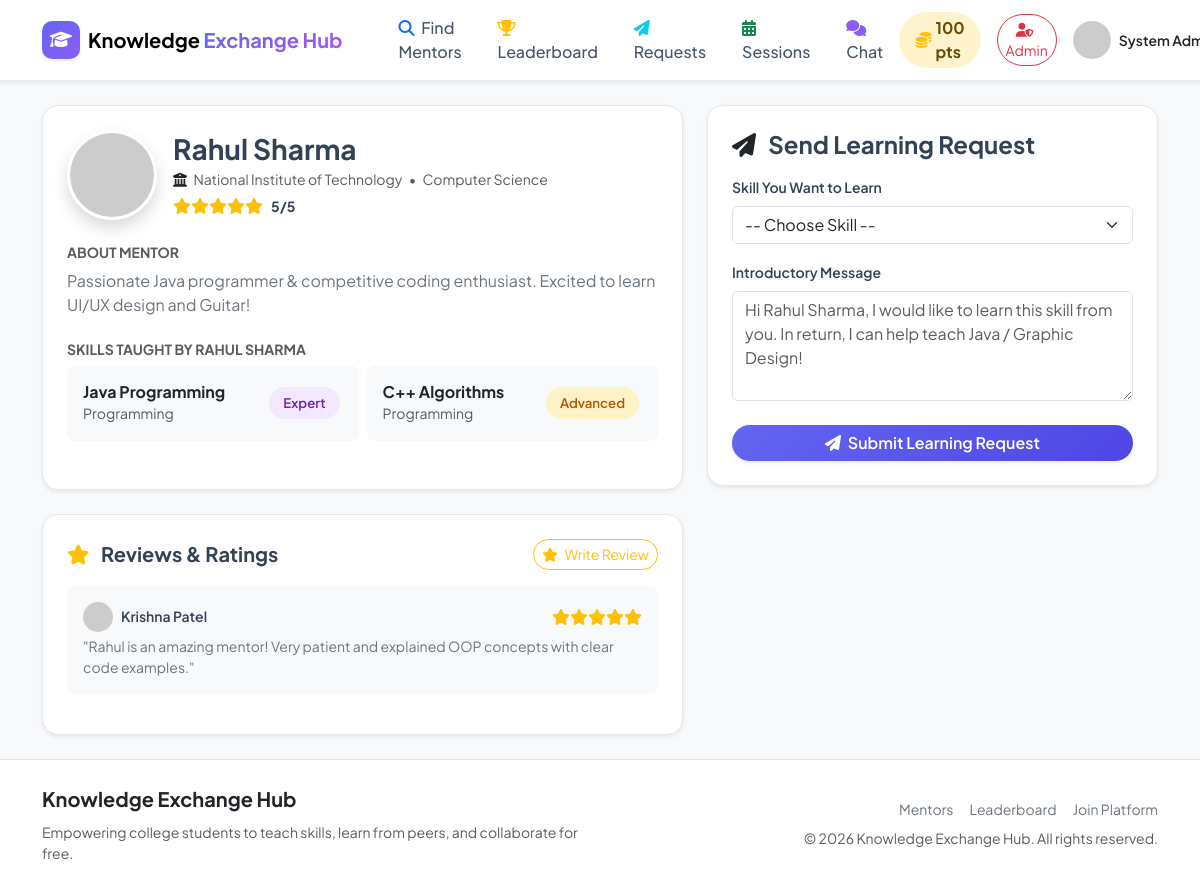
The page /mentor-details.php?id=2 (signed in) on the database its author committed.
### tables this page shows
CREATE TABLE IF NOT EXISTS `users` (
  `id` INT AUTO_INCREMENT PRIMARY KEY,
  `name` VARCHAR(100) NOT NULL,
  `email` VARCHAR(150) NOT NULL UNIQUE,
  `password` VARCHAR(255) NOT NULL,
  `profile_photo` VARCHAR(255) DEFAULT 'default_avatar.png',
  `college` VARCHAR(150) DEFAULT NULL,
  `department` VARCHAR(100) DEFAULT NULL,
  `bio` TEXT DEFAULT NULL,
  `points` INT DEFAULT 0,
  `is_admin` TINYINT(1) DEFAULT 0,
  `is_blocked` TINYINT(1) DEFAULT 0,
  `created_at` DATETIME DEFAULT CURRENT_TIMESTAMP
);

CREATE TABLE IF NOT EXISTS `user_skills` (
  `id` INT AUTO_INCREMENT PRIMARY KEY,
  `user_id` INT NOT NULL,
  `skill_id` INT NOT NULL,
  `skill_type` ENUM('teach', 'learn') NOT NULL,
  `proficiency_level` ENUM('Beginner', 'Intermediate', 'Advanced', 'Expert') DEFAULT 'Intermediate',
  FOREIGN KEY (`user_id`) REFERENCES `users`(`id`) ON DELETE CASCADE,
  FOREIGN KEY (`skill_id`) REFERENCES `skills`(`id`) ON DELETE CASCADE
);

CREATE TABLE IF NOT EXISTS `skills` (
  `id` INT AUTO_INCREMENT PRIMARY KEY,
  `skill_name` VARCHAR(100) NOT NULL,
  `category_id` INT NOT NULL,
  `created_at` DATETIME DEFAULT CURRENT_TIMESTAMP,
  FOREIGN KEY (`category_id`) REFERENCES `categories`(`id`) ON DELETE CASCADE
);

CREATE TABLE IF NOT EXISTS `categories` (
  `id` INT AUTO_INCREMENT PRIMARY KEY,
  `category_name` VARCHAR(100) NOT NULL UNIQUE,
  `created_at` DATETIME DEFAULT CURRENT_TIMESTAMP
);

CREATE TABLE IF NOT EXISTS `reviews` (
  `id` INT AUTO_INCREMENT PRIMARY KEY,
  `session_id` INT DEFAULT NULL,
  `reviewer_id` INT NOT NULL,
  `reviewed_user_id` INT NOT NULL,
  `rating` TINYINT NOT NULL CHECK (`rating` BETWEEN 1 AND 5),
  `review_text` TEXT DEFAULT NULL,
  `created_at` DATETIME DEFAULT CURRENT_TIMESTAMP,
  FOREIGN KEY (`session_id`) REFERENCES `sessions`(`id`) ON DELETE SET NULL,
  FOREIGN KEY (`reviewer_id`) REFERENCES `users`(`id`) ON DELETE CASCADE,
  FOREIGN KEY (`reviewed_user_id`) REFERENCES `users`(`id`) ON DELETE CASCADE
);

### includes/auth-check.php (called while the page is built, shortened)
<?php
require_once __DIR__ . '/db.php';
$stmt = $pdo->prepare("SELECT * FROM users WHERE id = ?");
$stmt->execute([$_SESSION['user_id']]);
$current_user = $stmt->fetch();
?>

### mentor-details.php (the view, shortened to what this page needs)
<?php
require_once __DIR__ . '/includes/auth-check.php';
require_once __DIR__ . '/includes/functions.php';
$mentor_id = filter_input(INPUT_GET, 'id', FILTER_VALIDATE_INT);
$stmt = $pdo->prepare("SELECT * FROM users WHERE id = ? AND is_blocked = 0 AND is_admin = 0");
$stmt->execute([$mentor_id]);
$mentor = $stmt->fetch();
$is_self = ($mentor_id === (int)$current_user['id']);
$stmt = $pdo->prepare("
    SELECT us.*, s.id as skill_id, s.skill_name, c.category_name
    FROM user_skills us
    JOIN skills s ON us.skill_id = s.id
    JOIN categories c ON s.category_id = c.id
    WHERE us.user_id = ? AND us.skill_type = 'teach'
");
$stmt->execute([$mentor_id]);
$mentor_skills = $stmt->fetchAll();
$rating_info = get_user_rating($pdo, $mentor_id);
$stmt = $pdo->prepare("
    SELECT r.*, u.name as reviewer_name, u.profile_photo as reviewer_photo
    FROM reviews r
    JOIN users u ON r.reviewer_id = u.id
    WHERE r.reviewed_user_id = ?
    ORDER BY r.created_at DESC
");
$stmt->execute([$mentor_id]);
$reviews = $stmt->fetchAll();
require_once __DIR__ . '/includes/header.php';
require_once __DIR__ . '/includes/navbar.php';
?>
<div class="container py-4">
    <div class="row g-4">
        <div class="col-lg-7">
            <div class="keh-card p-4 shadow-sm mb-4">
                <div class="d-flex align-items-center gap-3 mb-4">
                    <img src="/KEH/uploads/profile_photos/<?= e($mentor['profile_photo']) ?>"
                         onerror="this.src='https://ui-avatars.com/api/?name=<?= urlencode($mentor['name']) ?>&background=6366f1&color=fff';"
                         alt="<?= e($mentor['name']) ?>" class="mentor-avatar shadow" style="width: 90px; height: 90px;">
                    <div>
                        <h3 class="fw-bold mb-1"><?= e($mentor['name']) ?></h3>
                        <p class="text-muted small mb-1">
                            <i class="fas fa-university text-dark me-1"></i> <?= e($mentor['college'] ?? 'College') ?>
                            <span class="mx-1">•</span> <?= e($mentor['department'] ?? 'Department') ?>
                        </p>
                        <div class="d-flex align-items-center gap-2">
                            <?= render_stars($rating_info['avg']) ?>
                            <span class="fw-bold small"><?= $rating_info['avg'] > 0 ? $rating_info['avg'] . '/5' : 'New Mentor' ?></span>
                        </div>
                    </div>
                </div>
                <div class="mb-4">
                    <h6 class="fw-bold text-muted small text-uppercase">About Mentor</h6>
                    <p class="text-secondary mb-0"><?= !empty($mentor['bio']) ? nl2br(e($mentor['bio'])) : 'No detailed bio provided.' ?></p>
                </div>
                <div class="mb-4">
                    <h6 class="fw-bold text-muted small text-uppercase mb-2">Skills Taught by <?= e($mentor['name']) ?></h6>
                    <?php if (empty($mentor_skills)): ?>
                        <p class="text-muted small mb-0">No active skills listed for teaching.</p>
                    <?php else: ?>
                        <div class="row g-2">
                            <?php foreach ($mentor_skills as $ms): ?>
                                <?php
                                    $badgeClass = 'badge-prof-intermediate';
                                    if ($ms['proficiency_level'] === 'Advanced') $badgeClass = 'badge-prof-advanced';
                                    if ($ms['proficiency_level'] === 'Expert') $badgeClass = 'badge-prof-expert';
                                ?>
                                <div class="col-md-6">
                                    <div class="p-3 bg-light rounded-3 d-flex align-items-center justify-content-between">
                                        <div>
                                            <h6 class="fw-bold mb-0 text-dark"><?= e($ms['skill_name']) ?></h6>
                                            <span class="text-muted small"><?= e($ms['category_name']) ?></span>
                                        </div>
                                        <span class="skill-chip <?= $badgeClass ?>"><?= e($ms['proficiency_level']) ?></span>
                                    </div>
                                </div>
                            <?php endforeach; ?>
                        </div>
                    <?php endif; ?>
                </div>
            </div>
            <div class="keh-card p-4 shadow-sm">
                <div class="d-flex justify-content-between align-items-center mb-3">
                    <h5 class="fw-bold mb-0"><i class="fas fa-star text-warning me-2"></i> Reviews &amp; Ratings</h5>
                    <?php if (!$is_self): ?>
                        <button class="btn btn-sm btn-outline-warning rounded-pill" type="button" data-bs-toggle="collapse" data-bs-target="#mentorReviewForm">
                            <i class="fas fa-star me-1"></i> Write Review
                        </button>
                    <?php endif; ?>
                </div>
                <?php if (empty($reviews)): ?>
                    <p class="text-muted small mb-0">No reviews yet for this mentor.</p>
                <?php else: ?>
                    <?php foreach ($reviews as $rev): ?>
                        <div class="p-3 bg-light rounded-3 mb-3">
                            <div class="d-flex align-items-center justify-content-between mb-1">
                                <div class="d-flex align-items-center gap-2">
                                    <img src="/KEH/uploads/profile_photos/<?= e($rev['reviewer_photo']) ?>"
                                         onerror="this.src='https://ui-avatars.com/api/?name=<?= urlencode($rev['reviewer_name']) ?>&background=6366f1&color=fff';"
                                         alt="Reviewer" class="rounded-circle" width="30" height="30">
                                    <span class="fw-semibold small"><?= e($rev['reviewer_name']) ?></span>
                                </div>
                                <div><?= render_stars($rev['rating']) ?></div>
                            </div>
                            <p class="text-secondary small mb-0">"<?= e($rev['review_text']) ?>"</p>
                        </div>
                    <?php endforeach; ?>
                <?php endif; ?>
            </div>
        </div>
        <div class="col-lg-5">
            <div class="keh-card p-4 shadow-sm sticky-top" style="top: 90px;">
                <h4 class="fw-bold mb-3"><i class="fas fa-paper-plane text-dark me-2"></i> Send Learning Request</h4>
                <?php if ($is_self): ?>
                    <div class="alert alert-info">
                        <i class="fas fa-info-circle me-1"></i> This is your own mentor profile.
                    </div>
                <?php elseif (empty($mentor_skills)): ?>
                    <div class="alert alert-warning">
                        <i class="fas fa-exclamation-triangle me-1"></i> This mentor has not listed any teaching skills yet.
                    </div>
                <?php else: ?>
                    <form action="mentor-details.php?id=<?= $mentor_id ?>" method="POST">
                        <div class="mb-3">
                            <label for="skill_id" class="form-label fw-semibold small">Skill You Want to Learn</label>
                            <select class="form-select" id="skill_id" name="skill_id" required>
                                <option value="">-- Choose Skill --</option>
                            </select>
                        </div>
                        <div class="mb-4">
                            <label for="message" class="form-label fw-semibold small">Introductory Message</label>
                            <textarea class="form-control" id="message" name="message" rows="4" required placeholder="Hi <?= e($mentor['name']) ?>, I would like to learn this skill from you. In return, I can help teach Java / Graphic Design!"></textarea>
                        </div>
                        <button type="submit" class="btn btn-primary w-100 py-2.5 rounded-pill fw-semibold shadow-sm">
                            <i class="fas fa-paper-plane me-1"></i> Submit Learning Request
                        </button>
                    </form>
                <?php endif; ?>
            </div>
        </div>
    </div>
</div>
<?php require_once __DIR__ . '/includes/footer.php'; ?>

### includes/navbar.php (shortened to what this page needs)
<?php
require_once __DIR__ . '/functions.php';
$is_logged_in = isset($_SESSION['user_id']);
$user = null;
if ($is_logged_in && isset($pdo)) {
    $stmt = $pdo->prepare("SELECT * FROM users WHERE id = ?");
    $stmt->execute([$_SESSION['user_id']]);
    $user = $stmt->fetch();
}
?>
<nav class="navbar navbar-expand-lg sticky-top custom-navbar shadow-sm">
    <div class="container">
        <a class="navbar-brand d-flex align-items-center gap-2" href="/KEH/index.php">
            <div class="brand-icon shadow-sm">
                <i class="fas fa-graduation-cap"></i>
            </div>
            <span class="brand-text fw-bold">Knowledge <span class="text-primary-gradient">Exchange Hub</span></span>
        </a>
        <div class="collapse navbar-collapse" id="navbarMain">
            <ul class="navbar-nav me-auto mb-2 mb-lg-0 ms-lg-4 gap-lg-1">
                <li class="nav-item">
                    <a class="nav-link px-3" href="/KEH/find-mentor.php"><i class="fas fa-search me-1 text-primary"></i> Find Mentors</a>
                </li>
                <li class="nav-item">
                    <a class="nav-link px-3" href="/KEH/leaderboard.php"><i class="fas fa-trophy me-1 text-warning"></i> Leaderboard</a>
                </li>
                <?php if ($is_logged_in): ?>
                <li class="nav-item">
                    <a class="nav-link px-3 position-relative" href="/KEH/requests.php">
                        <i class="fas fa-paper-plane me-1 text-info"></i> Requests
                    </a>
                </li>
                <li class="nav-item">
                    <a class="nav-link px-3" href="/KEH/my-sessions.php"><i class="fas fa-calendar-alt me-1 text-success"></i> Sessions</a>
                </li>
                <li class="nav-item">
                    <a class="nav-link px-3 position-relative" href="/KEH/chat.php">
                        <i class="fas fa-comments me-1 text-purple"></i> Chat
                    </a>
                </li>
                <?php endif; ?>
            </ul>
            <div class="d-flex align-items-center gap-3">
                <?php if ($is_logged_in && $user): ?>
                    <div class="points-pill bg-warning-subtle text-warning-emphasis fw-bold px-3 py-1 rounded-pill shadow-xs d-flex align-items-center gap-1" title="Your Total Points">
                        <i class="fas fa-coins text-warning"></i> <?= (int)$user['points'] ?> pts
                    </div>
                    <?php if (!empty($user['is_admin'])): ?>
                        <a href="/KEH/admin/dashboard.php" class="btn btn-outline-danger btn-sm rounded-pill font-weight-bold">
                            <i class="fas fa-user-shield me-1"></i> Admin
                        </a>
                    <?php endif; ?>
                    <div class="dropdown">
                        <a class="d-flex align-items-center text-decoration-none dropdown-toggle text-dark" href="#" role="button" data-bs-toggle="dropdown" aria-expanded="false">
                            <img src="/KEH/uploads/profile_photos/<?= e($user['profile_photo'] ?? 'default_avatar.png') ?>"
                                 onerror="this.src='https://ui-avatars.com/api/?name=<?= urlencode($user['name']) ?>&background=6366f1&color=fff';"
                                 alt="Profile" class="avatar-sm rounded-circle me-2 object-fit-cover shadow-xs" width="38" height="38">
                            <span class="fw-semibold small d-none d-md-inline-block"><?= e($user['name']); ?></span>
                        </a>
                    </div>
                <?php else: ?>
                    <a href="/KEH/login.php" class="btn btn-light text-primary fw-semibold px-4 rounded-pill">Log In</a>
                    <a href="/KEH/register.php" class="btn btn-primary fw-semibold px-4 rounded-pill shadow-sm">Get Started</a>
                <?php endif; ?>
            </div>
        </div>
    </div>
</nav>

### includes/functions.php (shortened to what this page needs)
<?php
function e($string) {
    return htmlspecialchars($string ?? '', ENT_QUOTES, 'UTF-8');
}
function get_user_rating($pdo, $user_id) {
    $stmt = $pdo->prepare("SELECT AVG(rating) as avg_rating, COUNT(id) as total_reviews FROM reviews WHERE reviewed_user_id = ?");
    $stmt->execute([$user_id]);
    $res = $stmt->fetch();
    return [
        'avg'   => $res['avg_rating'] ? round((float)$res['avg_rating'], 1) : 0,
        'count' => (int)$res['total_reviews']
    ];
}
function render_stars($rating) {
    $html = '<div class="star-rating text-warning d-inline-block">';
    $rounded = round($rating * 2) / 2;
    for ($i = 1; $i <= 5; $i++) {
        if ($i <= $rounded) {
            $html .= '<i class="fas fa-star"></i>';
        } elseif ($i - 0.5 == $rounded) {
            $html .= '<i class="fas fa-star-half-alt"></i>';
        } else {
            $html .= '<i class="far fa-star text-muted"></i>';
        }
    }
    $html .= '</div>';
    return $html;
}
?>

### rows shown on the page
users: points "100", name "System…"
users: name "Rahul Sharma", college "National Institute of Technology", department "Computer Science", bio "Passionate Java programmer & competitive coding enthusiast. Excited to learn UI/UX design and Guitar!", name "RAHUL SHARMA", message "Hi Rahul Sharma, I would like to learn this skill from you. In return, I can help teach Java / Graphic Design!"
user_skills: skill.skill_name "Java Programming", categories.category_name "Programming", proficiency_level "Expert"
user_skills: skill.skill_name "C++ Algorithms", categories.category_name "Programming", proficiency_level "Advanced"
reviews: reviewer.name "Krishna Patel", rating 5 (drawn), review_text "Rahul is an amazing mentor! Very patient and explained OOP concepts with clear code examples."

### other values the page prints
$rating_info['avg'] "5"
